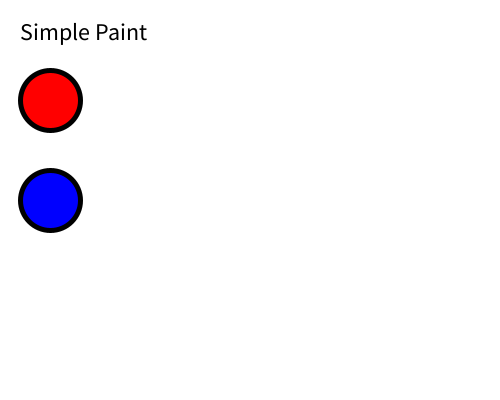
Frame 1 (no input)
Frame 60 (the mouse pressed at the canvas centre just before this capture): identical to frame 1, image omitted
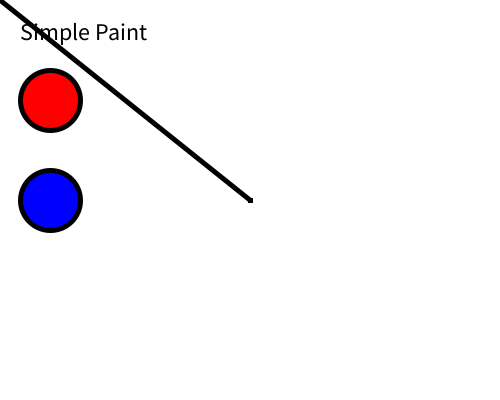
Frame 120 (the mouse held since frame 60 and released just before this capture)

The Processing sketch that drew these frames (run headless with seeded random() and noise(); from frame 60 on, the mouse is pressed at the canvas centre):

// Processing sketch: processing_147489
// ── processing_147489.pde

PVector redLoc = new PVector(50,100);
PVector blueLoc = new PVector(50,200);
float radius = 30;
float lastX, lastY; //test

void setup() {
    size(500,400);
    background(255);
    stroke(0);
    fill(0);
    strokeWeight(5);
    textSize(24);
    text("Simple Paint",20,40);  
    
    //red color selector
    fill(255,0,0);
    ellipse(redLoc.x, redLoc.y,radius*2,radius*2);
    
    //blue color selector
    fill(0,0,255);
    ellipse(blueLoc.x, blueLoc.y,60,60);
    
}

void draw() {
  if (mousePressed) {
    
    if ( clickOnColor(redLoc) ) { //click is on red:
      stroke(255,0,0);
    } else if ( clickOnColor(blueLoc) ) { //click is on blue:
      stroke(0,0,255);
    } else {
      //point(mouseX,mouseY);
      line(lastX,lastY,mouseX,mouseY);
    }
    
  } 
 
   lastX = mouseX;
   lastY = mouseY;
    
}

boolean clickOnColor(PVector colorLoc) {
  //red centered at redLoc
  PVector clickLoc = new PVector(mouseX, mouseY);
  if ( clickLoc.dist(colorLoc) <= radius ) {
    return true;
  }  
  return false;
}
